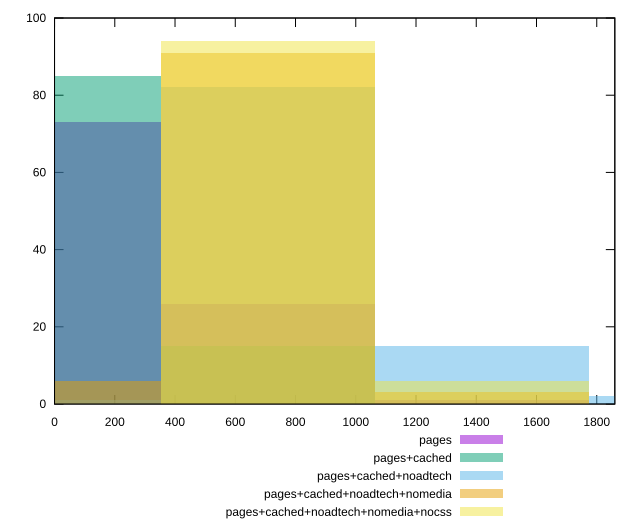

Recreate this plot in gnuplot.
reset

$pages <<EOF
0 73
709.8386193856801 26
1419.6772387713602 1
EOF

$pagesCached <<EOF
0 85
709.8386193856801 15
EOF

$pagesCachedNoadtech <<EOF
1419.6772387713602 15
709.8386193856801 82
2129.5158581570404 2
0 1
EOF

$pagesCachedNoadtechNomedia <<EOF
709.8386193856801 91
0 6
1419.6772387713602 3
EOF

$pagesCachedNoadtechNomediaNocss <<EOF
709.8386193856801 94
1419.6772387713602 6
EOF

set key outside below
set boxwidth 709.8386193856801
set xrange [0:1860]
set yrange [0:100]
set trange [0:100]
set style fill transparent solid 0.5 noborder
set terminal svg size 640, 530 enhanced background rgb 'white'
set output "report_00015_2021-02-09T16-11-33.973Z/uses-http2/comparison/histogram/all_raw.svg"

plot $pages title "pages" with boxes, \
     $pagesCached title "pages+cached" with boxes, \
     $pagesCachedNoadtech title "pages+cached+noadtech" with boxes, \
     $pagesCachedNoadtechNomedia title "pages+cached+noadtech+nomedia" with boxes, \
     $pagesCachedNoadtechNomediaNocss title "pages+cached+noadtech+nomedia+nocss" with boxes

reset
